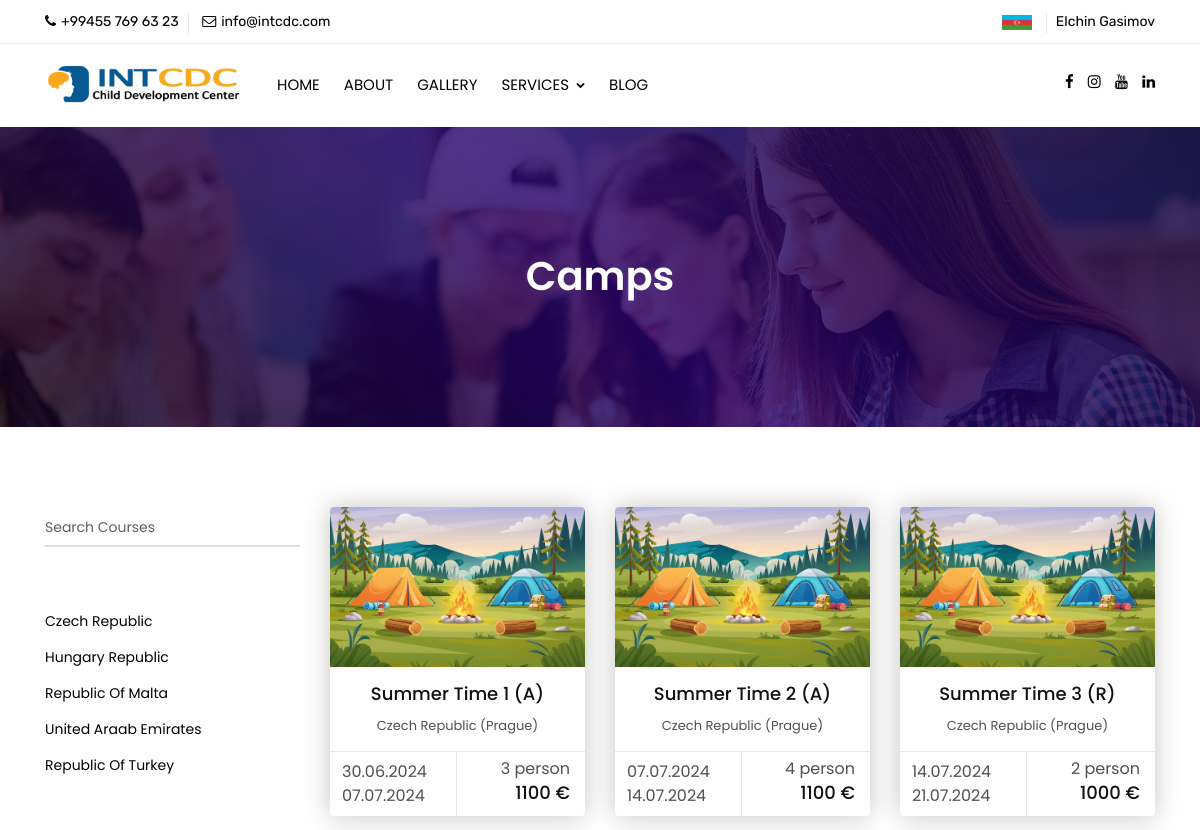
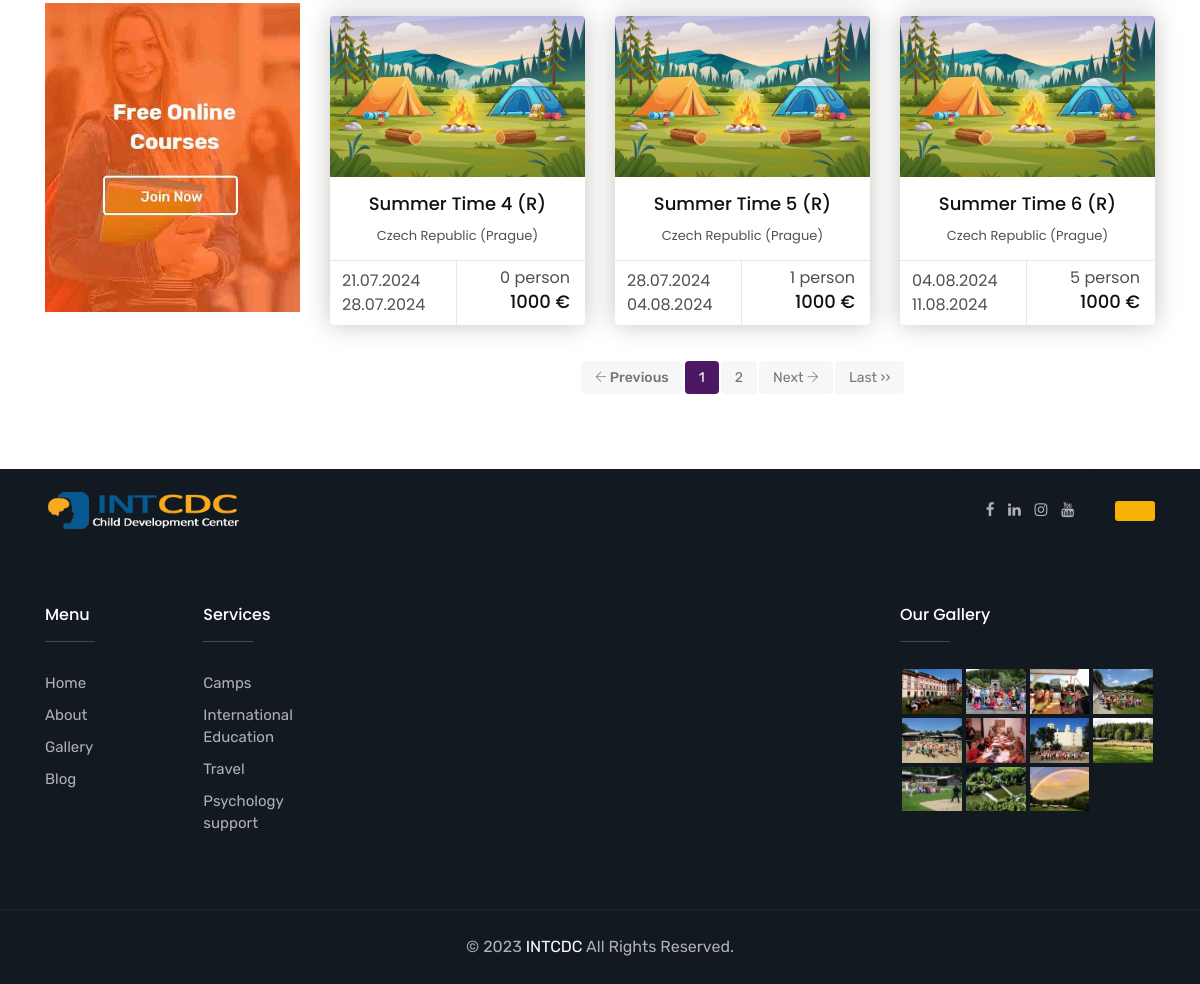
/index.php?do=camps (signed in), run on the app's committed database (2 pictures, top to bottom).
### tables this page shows
CREATE TABLE `users`  (
  `id` int NOT NULL AUTO_INCREMENT,
  `mail` varchar(255) NOT NULL,
  `password` varchar(255) NULL DEFAULT NULL,
  `group` int NULL DEFAULT 0,
  `fullname` varchar(255) NULL DEFAULT NULL,
  `phone` varchar(255) NULL DEFAULT NULL,
  `address` varchar(255) NULL DEFAULT NULL,
  `note` varchar(255) NULL DEFAULT NULL,
  `status` varchar(255) NULL DEFAULT NULL,
  `ip` varchar(255) NULL DEFAULT NULL,
  `online` datetime NULL DEFAULT NULL,
  `regdate` datetime NULL DEFAULT NULL,
  `ban` int NULL DEFAULT 0,
  PRIMARY KEY (`id`, `mail`) USING BTREE
);

CREATE TABLE `pages`  (
  `id` int NOT NULL AUTO_INCREMENT,
  `subid` int NULL DEFAULT NULL,
  `name_az` varchar(255) NULL DEFAULT NULL,
  `name_en` varchar(255) NULL DEFAULT NULL,
  `closed` varchar(255) NULL DEFAULT NULL,
  `type` int NULL DEFAULT NULL,
  `file` varchar(255) NULL DEFAULT NULL,
  `url` varchar(255) NULL DEFAULT NULL,
  `show` int NULL DEFAULT NULL,
  `icon` varchar(255) NULL DEFAULT NULL,
  `shorttext` text NULL,
  `fulltext` text NULL,
  PRIMARY KEY (`id`) USING BTREE
);

CREATE TABLE `countries`  (
  `id` int NOT NULL AUTO_INCREMENT,
  `country_az` varchar(255) NULL DEFAULT NULL,
  `country_en` varchar(255) NULL DEFAULT NULL,
  PRIMARY KEY (`id`) USING BTREE
);

CREATE TABLE `term`  (
  `id` int NOT NULL AUTO_INCREMENT,
  `name` varchar(255) NULL DEFAULT NULL,
  `startdate` date NULL DEFAULT NULL,
  `enddate` date NULL DEFAULT NULL,
  `count` int NULL DEFAULT 10,
  `finish` int NULL DEFAULT 0,
  `price` int NULL DEFAULT NULL,
  `description_az` text NULL,
  `description_en` text NULL,
  `camp_id` int NULL DEFAULT NULL,
  PRIMARY KEY (`id`) USING BTREE
);

CREATE TABLE `city`  (
  `id` int NOT NULL AUTO_INCREMENT,
  `name_az` varchar(255) NULL DEFAULT NULL,
  `name_en` varchar(255) NULL DEFAULT NULL,
  PRIMARY KEY (`id`) USING BTREE
);

### views/camps.php (the view, shortened to what the rows shown need)
  <div class="page-content bg-white">
      <div class="page-banner ovbl-dark" style="background-image:url(assets/images/banner/banner3.jpg);">
          <div class="container">
              <div class="page-banner-entry">
                  <h1 class="text-white">Camps</h1>
		 </div>
          </div>
      </div>
<div class="content-block">
	<div class="section-area section-sp1">
              <div class="container">
			 <div class="row">
				<div class="col-lg-3 col-md-4 col-sm-12 m-b30">
					<div class="widget widget_archive">
                              <ul>
                              <?php
                                  $country = $db->query("SELECT * from countries");
                                  ?>
                                  <?php
                                  for($a = 0;$a < count($country);$a++){ ?>
                                  <li><a href="?do=camps&country=<?=$country[$a]["id"]?>"><?=$country[$a]["country_".$l]?></a></li>
                                  <?php } ?>
                              </ul>
                          </div>
				</div>
				<div class="col-lg-9 col-md-8 col-sm-12">
					<div class="row">
                              <?php
                              if(!isset($_GET["country"]) OR $_GET["country"] == "all"){
                                  $where = "";
                              }else{
                                  $country =  $_GET["country"];
                                  $where = "WHERE country_id = $country";
                              }
                                  $termsql = "
                                  SELECT
                                      term.id as 'id',
                                      term.`name` as 'term',
                                      term.startdate as 'startdate',
                                      term.enddate as 'enddate',
                                      term.count as 'count',
                                      term.price as 'price',
                                      countries.country_az as 'country_az',
                                      countries.country_en as 'country_en',
                                      city.name_az as 'city_az',
                                      city.name_en as 'city_en',
                                      term.description_az as 'description_az',
                                      term.description_en as 'description_en',
                                      term.camp_id as 'camp_id',
                                      camps.`name` as 'camp_name',
                                      camps.`country_id` as 'country_id'
                                  FROM
                                      term
                                      INNER JOIN camps ON term.camp_id = camps.id
                                      INNER JOIN city ON camps.city_id = city.id
                                      INNER JOIN countries ON camps.country_id = countries.id
                                  $where   LIMIT $offset, $total_records_per_page";
                                  $terms = $db->query($termsql);
                              for($b = 0;$b < count($terms);$b++){ ?>
						<div class="col-md-6 col-lg-4 col-sm-6 m-b30">
							<div class="cours-bx">
								<div class="action-box">
									<img src="assets/images/camp.jpg" alt="">
								</div>
								<div class="info-bx text-center">
									<h5><a href="?do=camps_info&id=<?=$terms[$b]["id"]?>"><?=$terms[$b]["term"]?></a></h5>
									<span><?=$terms[$b]["country_en"]?> (<?=$terms[$b]["city_en"]?>)</span>
								</div>
								<div class="cours-more-info">
									<div class="review">
                                          <?=tarix($terms[$b]["startdate"])?>
                                          <?=tarix($terms[$b]["enddate"])?>
									</div>
									<div class="price">	<span><?=$terms[$b]["count"]?> person</span>
										<h5><?=$terms[$b]["price"]?> &#8364;</h5>
									</div>
								</div>
							</div>
						</div>
                              <?php }
                              ?>
					</div>
				</div>
			</div>
		</div>
          </div>
      </div>
  </div>

### views/header.php (shortened to what the rows shown need)
<!DOCTYPE html>
<html lang="en">
<head>
	<link rel="stylesheet" type="text/css" href="assets/css/assets.css">
	<link rel="stylesheet" type="text/css" href="assets/css/typography.css">
	<link rel="stylesheet" type="text/css" href="assets/css/shortcodes/shortcodes.css">
	<link rel="stylesheet" type="text/css" href="assets/css/style.css">
	<link class="skin" rel="stylesheet" type="text/css" href="assets/css/color/color-1.css">
</head>
<body id="bg">
<div class="page-wraper">
    <header class="header rs-nav">
		<div class="top-bar">
			<div class="container">
				<div class="row d-flex justify-content-between">
					<div class="topbar-right">
						<ul>
							<?php if($userid == ""){ ?>
							<li><a href="?do=login">Login</a></li>
							<li><a href="?do=register">Register</a></li>
							<?php }else{ ?>
							<li><a href="?do=users&profile=<?=$userid?>"><?=$fullname?></a></li>
							<?php } ?>
						</ul>
					</div>
				</div>
			</div>
		</div>
		<div class="sticky-header navbar-expand-lg">
            <div class="menu-bar clearfix">
                <div class="container clearfix">
                    <div class="menu-links navbar-collapse collapse justify-content-start" id="menuDropdown">
						<ul class="nav navbar-nav">
<?php
$sehife = $db->select("pages","isnull(subid)");
	$count = count($sehife);
	for($i = 0;$i<$count;$i++){
		$active = ($do == $sehife[$i]['id']) ? 'class="active"' : '';
		$subsehife = $db->select("pages","subid = ".$sehife[$i]['id']);
		$counts = count($subsehife);
		if($counts > 0){
			$drop = '<i class="fa fa-chevron-down"></i>';
			$href = 'javascript:;';
		}else{
			$drop = '';
			$href = '?do='.$sehife[$i]['url'];
		}
?>
<li <?=$active?>><a href="<?=$href?>"><?=$sehife[$i]['name_'.$l.'']?> <?=$drop?></a>
</li>
<?php } ?>
</ul>
                    </div>
                </div>
            </div>
        </div>
    </header>

### views/footer.php (shortened to what the rows shown need)
    <footer>
        <div class="footer-top">
            <div class="container">
                <div class="row">
					<div class="col-12 col-lg-5 col-md-7 col-sm-12">
						<div class="row">
							<div class="col-4 col-lg-4 col-md-4 col-sm-4">
								<div class="widget footer_widget">
									<ul>
										<?php
										$sehife = $db->select("pages","isnull(subid) AND id != 5");
										for($a = 0;$a< count($sehife);$a++){
										?>
										<li><a href="?do=<?=$sehife[$a]["url"]?>"><?=$sehife[$a]["name_".$l]?></a></li>
										<?php } ?>
									</ul>
								</div>
							</div>
							<div class="col-4 col-lg-4 col-md-4 col-sm-4">
								<div class="widget footer_widget">
									<ul>
									<?php
										$sehife = $db->select("pages","subid = 5");
										for($a = 0;$a< count($sehife);$a++){
										?>
										<li><a href="?do=<?=$sehife[$a]["url"]?>"><?=$sehife[$a]["name_".$l]?></a></li>
										<?php } ?>
									</ul>
								</div>
							</div>
						</div>
                    </div>
                </div>
            </div>
        </div>
    </footer>
</div>
</body>
</html>

### data on the page
users: fullname "Elchin Gasimov"
pages: name_en "HOME", name_en "Home"
pages: name_en "ABOUT", name_en "About"
pages: name_en "GALLERY", name_en "Gallery"
pages: name_en "SERVICES"
pages: name_en "BLOG", name_en "Blog"
countries: country_en "Czech Republic"
countries: country_en "Hungary Republic"
countries: country_en "Republic Of Malta"
countries: country_en "United Araab Emirates"
countries: country_en "Republic Of Turkey"
term: name "Summer Time 1 (A)", countries.country_en "Czech Republic", city.name_en "Prague", startdate "30.06.2024", enddate "07.07.2024", count "3", price "1100"
term: name "Summer Time 2 (A)", countries.country_en "Czech Republic", city.name_en "Prague", startdate "07.07.2024", enddate "14.07.2024", count "4", price "1100"
term: name "Summer Time 3 (R)", countries.country_en "Czech Republic", city.name_en "Prague", startdate "14.07.2024", enddate "21.07.2024", count "2", price "1000"
term: name "Summer Time 4 (R)", countries.country_en "Czech Republic", city.name_en "Prague", startdate "21.07.2024", enddate "28.07.2024", count "0", price "1000"
term: name "Summer Time 5 (R)", countries.country_en "Czech Republic", city.name_en "Prague", startdate "28.07.2024", enddate "04.08.2024", count "1", price "1000"
term: name "Summer Time 6 (R)", countries.country_en "Czech Republic", city.name_en "Prague", startdate "04.08.2024", enddate "11.08.2024", count "5", price "1000"
pages: name_en "Camps"
pages: name_en "International Education"
pages: name_en "Travel"
pages: name_en "Psychology support"
